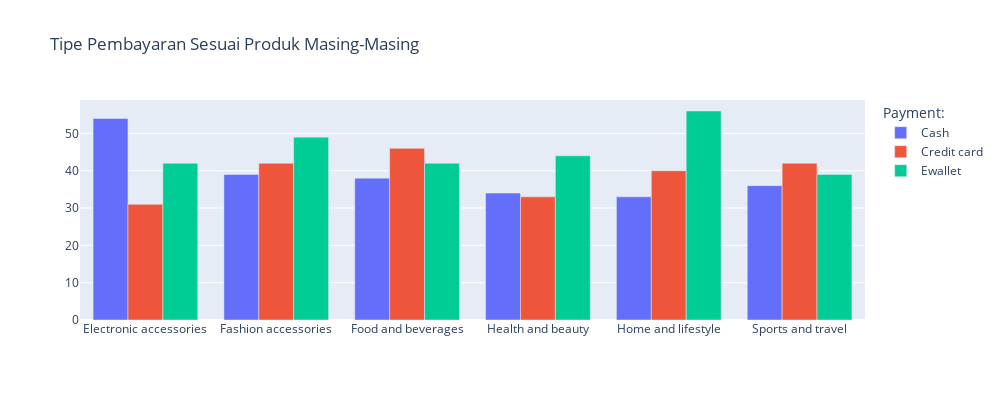

Notebook cell for this chart:
### Markdown cell above
# Tipe Pembayaran Apakah Yang Sering Di gunakan Pada 3 Negara Tersebut ?

### Code cell
fig = make_subplots(rows=1, 
                    cols=1, 
#                     specs=[[{'type':'domain'}, {'type':'domain'}]],
                    subplot_titles=(' '))

feature = ["NamaProduk", 'Pembayaran']
data2 = pd.crosstab(df[feature[0]], df[feature[1]])
data2['NamaProduk'] = data2.index

labels = data2['NamaProduk'].tolist()
values1 = data2['Cash'].tolist()
values2 = data2['Credit card'].tolist()
values3 = data2['Ewallet'].tolist()

fig.add_trace(go.Bar(
                    x=labels,
                    y=values1, 
                    name='Cash'),
                    1,1)

fig.add_trace(go.Bar(
                    x=labels,
                    y=values2, 
                    name='Credit card'),
                    1,1)

fig.add_trace(go.Bar(
                    x=labels,
                    y=values3, 
                    name='Ewallet'),
                    1,1)

fig.update_traces(textposition='inside')
fig.update_layout(uniformtext_minsize=12, uniformtext_mode='hide')
fig['layout'].update(height=400, 
                     width=1000, 
                     title='Tipe Pembayaran Sesuai Produk Masing-Masing ',
                    legend_title="Payment:")
fig.show()

### Figure 1 — Plotly figure (JSON) as saved in the notebook; plotly's stock layout.template omitted (floating-point values rounded to 4 significant figures)
{"data": [{"name": "Cash", "textposition": "inside", "type": "bar", "x": ["Electronic accessories", "Fashion accessories", "Food and beverages", "Health and beauty", "Home and lifestyle", "Sports and travel"], "xaxis": "x", "y": [54, 39, 38, 34, 33, 36], "yaxis": "y"}, {"name": "Credit card", "textposition": "inside", "type": "bar", "x": ["Electronic accessories", "Fashion accessories", "Food and beverages", "Health and beauty", "Home and lifestyle", "Sports and travel"], "xaxis": "x", "y": [31, 42, 46, 33, 40, 42], "yaxis": "y"}, {"name": "Ewallet", "textposition": "inside", "type": "bar", "x": ["Electronic accessories", "Fashion accessories", "Food and beverages", "Health and beauty", "Home and lifestyle", "Sports and travel"], "xaxis": "x", "y": [42, 49, 42, 44, 56, 39], "yaxis": "y"}], "layout": {"annotations": [{"font": {"size": 16}, "showarrow": false, "text": " ", "x": 0.5, "xanchor": "center", "xref": "paper", "y": 1, "yanchor": "bottom", "yref": "paper"}], "height": 400, "legend": {"title": {"text": "Payment:"}}, "title": {"text": "Tipe Pembayaran Sesuai Produk Masing-Masing "}, "uniformtext": {"minsize": 12, "mode": "hide"}, "width": 1000, "xaxis": {"anchor": "y", "domain": [0, 1]}, "yaxis": {"anchor": "x", "domain": [0, 1]}}}
